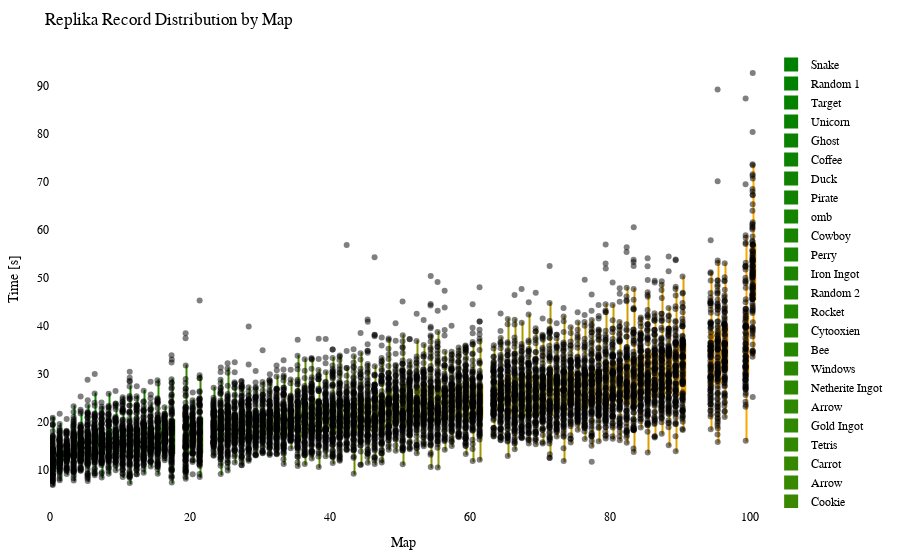

The notebook cell saved with this chart:
### Code cell
import plotly.graph_objects as go
import plotly.io as pio
from matplotlib.colors import LinearSegmentedColormap, to_hex

df = getRecordsDataframe(minigame="Replika")

# sort df columns by mean value 
df = df.reindex(df.mean().sort_values().index, axis=1)

# drop sum column
df = df.drop(columns=["Sum"])

# replace 25 with NaN
df = df.replace(25, np.nan)

# remove "ms " from column names
df.columns = df.columns.str.replace('ms ', '')

# Exclude the first column (assuming it's the column you don't want to include)
df_to_html = df.iloc[:, 1:]

# Calculate the offset for centering the data points
num_columns = len(df_to_html.columns)
offset = 0.5

# Create a green to orange gradient
cmap = LinearSegmentedColormap.from_list("green_orange", ["green", "orange"])
colors = [to_hex(cmap(i / (num_columns - 1))) for i in range(num_columns)]

# Create a Swarm plot using Plotly
fig = go.Figure()

for i, (column, color) in enumerate(zip(df_to_html.columns, colors)):
    x_values = [i + offset] * len(df_to_html[column])  # Adjust x-values with offset for horizontal centering
    fig.add_trace(go.Box(x=x_values,
                         y=df_to_html[column],
                         name=column,
                         boxpoints='all',
                         pointpos=-0.5,  # Adjust point position to prevent overlapping
                         marker=dict(color='rgba(0,0,0,0.5)', size=6),  # Adjust marker color and size
                         line=dict(color=color),
                         fillcolor=color,
                         hovertext=df_to_html.index,
                         hoverinfo='name+text+y',
                         showlegend=True))

fig.update_layout(title="Replika Record Distribution by Map",
                  xaxis=dict(title="Map"),
                  yaxis=dict(title="Time [s]"),
                  showlegend=True,
                  font=dict(family="Arial", size=12, color="black"),  # Customize font
                  plot_bgcolor="white",  # Set background color
                  margin=dict(l=50, r=50, t=50, b=50),  # Adjust margins for better layout
                  )

# Show the figure
fig.show()

# Export the plot to an HTML file
pio.write_html(fig, "out/repl_swarm_plot.html")

### Figure 1 — Plotly figure (JSON) as saved in the notebook; plotly's stock layout.template omitted (floating-point values rounded to 4 significant figures; data arrays with more than 128 entries replaced by an {"elided": "..."} marker saying what was removed)
{"data": [{"boxpoints": "all", "fillcolor": "#008000", "hoverinfo": "name+text+y", "hovertext": {"elided": "153 str values"}, "line": {"color": "#008000"}, "marker": {"color": "rgba(0,0,0,0.5)", "size": 6}, "name": "Snake", "pointpos": -0.5, "showlegend": true, "type": "box", "x": {"elided": "153 float values"}, "y": {"elided": "153 float values"}}, {"boxpoints": "all", "fillcolor": "#028000", "hoverinfo": "name+text+y", "hovertext": {"elided": "153 str values"}, "line": {"color": "#028000"}, "marker": {"color": "rgba(0,0,0,0.5)", "size": 6}, "name": "Random 1", "pointpos": -0.5, "showlegend": true, "type": "box", "x": {"elided": "153 float values"}, "y": {"elided": "153 float values"}}, {"boxpoints": "all", "fillcolor": "#058100", "hoverinfo": "name+text+y", "hovertext": {"elided": "153 str values"}, "line": {"color": "#058100"}, "marker": {"color": "rgba(0,0,0,0.5)", "size": 6}, "name": "Target", "pointpos": -0.5, "showlegend": true, "type": "box", "x": {"elided": "153 float values"}, "y": {"elided": "153 float values"}}, {"boxpoints": "all", "fillcolor": "#078100", "hoverinfo": "name+text+y", "hovertext": {"elided": "153 str values"}, "line": {"color": "#078100"}, "marker": {"color": "rgba(0,0,0,0.5)", "size": 6}, "name": "Unicorn", "pointpos": -0.5, "showlegend": true, "type": "box", "x": {"elided": "153 float values"}, "y": {"elided": "153 float values"}}, {"boxpoints": "all", "fillcolor": "#0a8100", "hoverinfo": "name+text+y", "hovertext": {"elided": "153 str values"}, "line": {"color": "#0a8100"}, "marker": {"color": "rgba(0,0,0,0.5)", "size": 6}, "name": "Ghost", "pointpos": -0.5, "showlegend": true, "type": "box", "x": {"elided": "153 float values"}, "y": {"elided": "153 float values"}}, {"boxpoints": "all", "fillcolor": "#0c8200", "hoverinfo": "name+text+y", "hovertext": {"elided": "153 str values"}, "line": {"color": "#0c8200"}, "marker": {"color": "rgba(0,0,0,0.5)", "size": 6}, "name": "Coffee", "pointpos": -0.5, "showlegend": true, "type": "box", "x": {"elided": "153 float values"}, "y": {"elided": "153 float values"}}, {"boxpoints": "all", "fillcolor": "#0f8200", "hoverinfo": "name+text+y", "hovertext": {"elided": "153 str values"}, "line": {"color": "#0f8200"}, "marker": {"color": "rgba(0,0,0,0.5)", "size": 6}, "name": "Duck", "pointpos": -0.5, "showlegend": true, "type": "box", "x": {"elided": "153 float values"}, "y": {"elided": "153 float values"}}, {"boxpoints": "all", "fillcolor": "#118200", "hoverinfo": "name+text+y", "hovertext": {"elided": "153 str values"}, "line": {"color": "#118200"}, "marker": {"color": "rgba(0,0,0,0.5)", "size": 6}, "name": "Pirate", "pointpos": -0.5, "showlegend": true, "type": "box", "x": {"elided": "153 float values"}, "y": {"elided": "153 float values"}}, {"boxpoints": "all", "fillcolor": "#148300", "hoverinfo": "name+text+y", "hovertext": {"elided": "153 str values"}, "line": {"color": "#148300"}, "marker": {"color": "rgba(0,0,0,0.5)", "size": 6}, "name": "omb", "pointpos": -0.5, "showlegend": true, "type": "box", "x": {"elided": "153 float values"}, "y": {"elided": "153 float values"}}, {"boxpoints": "all", "fillcolor": "#178300", "hoverinfo": "name+text+y", "hovertext": {"elided": "153 str values"}, "line": {"color": "#178300"}, "marker": {"color": "rgba(0,0,0,0.5)", "size": 6}, "name": "Cowboy", "pointpos": -0.5, "showlegend": true, "type": "box", "x": {"elided": "153 float values"}, "y": {"elided": "153 float values"}}, {"boxpoints": "all", "fillcolor": "#198400", "hoverinfo": "name+text+y", "hovertext": {"elided": "153 str values"}, "line": {"color": "#198400"}, "marker": {"color": "rgba(0,0,0,0.5)", "size": 6}, "name": "Perry", "pointpos": -0.5, "showlegend": true, "type": "box", "x": {"elided": "153 float values"}, "y": {"elided": "153 float values"}}, {"boxpoints": "all", "fillcolor": "#1c8400", "hoverinfo": "name+text+y", "hovertext": {"elided": "153 str values"}, "line": {"color": "#1c8400"}, "marker": {"color": "rgba(0,0,0,0.5)", "size": 6}, "name": "Iron Ingot", "pointpos": -0.5, "showlegend": true, "type": "box", "x": {"elided": "153 float values"}, "y": {"elided": "153 float values"}}, {"boxpoints": "all", "fillcolor": "#1e8400", "hoverinfo": "name+text+y", "hovertext": {"elided": "153 str values"}, "line": {"color": "#1e8400"}, "marker": {"color": "rgba(0,0,0,0.5)", "size": 6}, "name": "Random 2", "pointpos": -0.5, "showlegend": true, "type": "box", "x": {"elided": "153 float values"}, "y": {"elided": "153 float values"}}, {"boxpoints": "all", "fillcolor": "#218500", "hoverinfo": "name+text+y", "hovertext": {"elided": "153 str values"}, "line": {"color": "#218500"}, "marker": {"color": "rgba(0,0,0,0.5)", "size": 6}, "name": "Rocket", "pointpos": -0.5, "showlegend": true, "type": "box", "x": {"elided": "153 float values"}, "y": {"elided": "153 float values"}}, {"boxpoints": "all", "fillcolor": "#238500", "hoverinfo": "name+text+y", "hovertext": {"elided": "153 str values"}, "line": {"color": "#238500"}, "marker": {"color": "rgba(0,0,0,0.5)", "size": 6}, "name": "Cytooxien", "pointpos": -0.5, "showlegend": true, "type": "box", "x": {"elided": "153 float values"}, "y": {"elided": "153 float values"}}, {"boxpoints": "all", "fillcolor": "#268600", "hoverinfo": "name+text+y", "hovertext": {"elided": "153 str values"}, "line": {"color": "#268600"}, "marker": {"color": "rgba(0,0,0,0.5)", "size": 6}, "name": "Bee", "pointpos": -0.5, "showlegend": true, "type": "box", "x": {"elided": "153 float values"}, "y": {"elided": "153 float values"}}, {"boxpoints": "all", "fillcolor": "#288600", "hoverinfo": "name+text+y", "hovertext": {"elided": "153 str values"}, "line": {"color": "#288600"}, "marker": {"color": "rgba(0,0,0,0.5)", "size": 6}, "name": "Windows", "pointpos": -0.5, "showlegend": true, "type": "box", "x": {"elided": "153 float values"}, "y": {"elided": "153 float values"}}, {"boxpoints": "all", "fillcolor": "#2b8600", "hoverinfo": "name+text+y", "hovertext": {"elided": "153 str values"}, "line": {"color": "#2b8600"}, "marker": {"color": "rgba(0,0,0,0.5)", "size": 6}, "name": "Netherite Ingot", "pointpos": -0.5, "showlegend": true, "type": "box", "x": {"elided": "153 float values"}, "y": {"elided": "153 float values"}}, {"boxpoints": "all", "fillcolor": "#2e8700", "hoverinfo": "name+text+y", "hovertext": {"elided": "153 str values"}, "line": {"color": "#2e8700"}, "marker": {"color": "rgba(0,0,0,0.5)", "size": 6}, "name": "Arrow", "pointpos": -0.5, "showlegend": true, "type": "box", "x": {"elided": "153 float values"}, "y": {"elided": "153x2 float values"}}, {"boxpoints": "all", "fillcolor": "#308700", "hoverinfo": "name+text+y", "hovertext": {"elided": "153 str values"}, "line": {"color": "#308700"}, "marker": {"color": "rgba(0,0,0,0.5)", "size": 6}, "name": "Gold Ingot", "pointpos": -0.5, "showlegend": true, "type": "box", "x": {"elided": "153 float values"}, "y": {"elided": "153 float values"}}, {"boxpoints": "all", "fillcolor": "#338700", "hoverinfo": "name+text+y", "hovertext": {"elided": "153 str values"}, "line": {"color": "#338700"}, "marker": {"color": "rgba(0,0,0,0.5)", "size": 6}, "name": "Tetris", "pointpos": -0.5, "showlegend": true, "type": "box", "x": {"elided": "153 float values"}, "y": {"elided": "153 float values"}}, {"boxpoints": "all", "fillcolor": "#358800", "hoverinfo": "name+text+y", "hovertext": {"elided": "153 str values"}, "line": {"color": "#358800"}, "marker": {"color": "rgba(0,0,0,0.5)", "size": 6}, "name": "Carrot", "pointpos": -0.5, "showlegend": true, "type": "box", "x": {"elided": "153 float values"}, "y": {"elided": "153 float values"}}, {"boxpoints": "all", "fillcolor": "#388800", "hoverinfo": "name+text+y", "hovertext": {"elided": "153 str values"}, "line": {"color": "#388800"}, "marker": {"color": "rgba(0,0,0,0.5)", "size": 6}, "name": "Arrow", "pointpos": -0.5, "showlegend": true, "type": "box", "x": {"elided": "153 float values"}, "y": {"elided": "153x2 float values"}}, {"boxpoints": "all", "fillcolor": "#3a8800", "hoverinfo": "name+text+y", "hovertext": {"elided": "153 str values"}, "line": {"color": "#3a8800"}, "marker": {"color": "rgba(0,0,0,0.5)", "size": 6}, "name": "Cookie", "pointpos": -0.5, "showlegend": true, "type": "box", "x": {"elided": "153 float values"}, "y": {"elided": "153 float values"}}, {"boxpoints": "all", "fillcolor": "#3d8900", "hoverinfo": "name+text+y", "hovertext": {"elided": "153 str values"}, "line": {"color": "#3d8900"}, "marker": {"color": "rgba(0,0,0,0.5)", "size": 6}, "name": "Krabs", "pointpos": -0.5, "showlegend": true, "type": "box", "x": {"elided": "153 float values"}, "y": {"elided": "153 float values"}}, {"boxpoints": "all", "fillcolor": "#408900", "hoverinfo": "name+text+y", "hovertext": {"elided": "153 str values"}, "line": {"color": "#408900"}, "marker": {"color": "rgba(0,0,0,0.5)", "size": 6}, "name": "Poppy", "pointpos": -0.5, "showlegend": true, "type": "box", "x": {"elided": "153 float values"}, "y": {"elided": "153 float values"}}, {"boxpoints": "all", "fillcolor": "#428a00", "hoverinfo": "name+text+y", "hovertext": {"elided": "153 str values"}, "line": {"color": "#428a00"}, "marker": {"color": "rgba(0,0,0,0.5)", "size": 6}, "name": "Water Temple", "pointpos": -0.5, "showlegend": true, "type": "box", "x": {"elided": "153 float values"}, "y": {"elided": "153 float values"}}, {"boxpoints": "all", "fillcolor": "#458a00", "hoverinfo": "name+text+y", "hovertext": {"elided": "153 str values"}, "line": {"color": "#458a00"}, "marker": {"color": "rgba(0,0,0,0.5)", "size": 6}, "name": "Pacman Ghost", "pointpos": -0.5, "showlegend": true, "type": "box", "x": {"elided": "153 float values"}, "y": {"elided": "153 float values"}}, {"boxpoints": "all", "fillcolor": "#478a00", "hoverinfo": "name+text+y", "hovertext": {"elided": "153 str values"}, "line": {"color": "#478a00"}, "marker": {"color": "rgba(0,0,0,0.5)", "size": 6}, "name": "Koopa", "pointpos": -0.5, "showlegend": true, "type": "box", "x": {"elided": "153 float values"}, "y": {"elided": "153 float values"}}, {"boxpoints": "all", "fillcolor": "#4a8b00", "hoverinfo": "name+text+y", "hovertext": {"elided": "153 str values"}, "line": {"color": "#4a8b00"}, "marker": {"color": "rgba(0,0,0,0.5)", "size": 6}, "name": "Twitch", "pointpos": -0.5, "showlegend": true, "type": "box", "x": {"elided": "153 float values"}, "y": {"elided": "153 float values"}}, {"boxpoints": "all", "fillcolor": "#4c8b00", "hoverinfo": "name+text+y", "hovertext": {"elided": "153 str values"}, "line": {"color": "#4c8b00"}, "marker": {"color": "rgba(0,0,0,0.5)", "size": 6}, "name": "Controller", "pointpos": -0.5, "showlegend": true, "type": "box", "x": {"elided": "153 float values"}, "y": {"elided": "153 float values"}}, {"boxpoints": "all", "fillcolor": "#4f8b00", "hoverinfo": "name+text+y", "hovertext": {"elided": "153 str values"}, "line": {"color": "#4f8b00"}, "marker": {"color": "rgba(0,0,0,0.5)", "size": 6}, "name": "Poke Ball", "pointpos": -0.5, "showlegend": true, "type": "box", "x": {"elided": "153 float values"}, "y": {"elided": "153 float values"}}, {"boxpoints": "all", "fillcolor": "#518c00", "hoverinfo": "name+text+y", "hovertext": {"elided": "153 str values"}, "line": {"color": "#518c00"}, "marker": {"color": "rgba(0,0,0,0.5)", "size": 6}, "name": "Diskette", "pointpos": -0.5, "showlegend": true, "type": "box", "x": {"elided": "153 float values"}, "y": {"elided": "153 float values"}}, {"boxpoints": "all", "fillcolor": "#548c00", "hoverinfo": "name+text+y", "hovertext": {"elided": "153 str values"}, "line": {"color": "#548c00"}, "marker": {"color": "rgba(0,0,0,0.5)", "size": 6}, "name": "Mario", "pointpos": -0.5, "showlegend": true, "type": "box", "x": {"elided": "153 float values"}, "y": {"elided": "153 float values"}}, {"boxpoints": "all", "fillcolor": "#578d00", "hoverinfo": "name+text+y", "hovertext": {"elided": "153 str values"}, "line": {"color": "#578d00"}, "marker": {"color": "rgba(0,0,0,0.5)", "size": 6}, "name": "Camera", "pointpos": -0.5, "showlegend": true, "type": "box", "x": {"elided": "153 float values"}, "y": {"elided": "153 float values"}}, {"boxpoints": "all", "fillcolor": "#598d00", "hoverinfo": "name+text+y", "hovertext": {"elided": "153 str values"}, "line": {"color": "#598d00"}, "marker": {"color": "rgba(0,0,0,0.5)", "size": 6}, "name": "House", "pointpos": -0.5, "showlegend": true, "type": "box", "x": {"elided": "153 float values"}, "y": {"elided": "153 float values"}}, {"boxpoints": "all", "fillcolor": "#5c8d00", "hoverinfo": "name+text+y", "hovertext": {"elided": "153 str values"}, "line": {"color": "#5c8d00"}, "marker": {"color": "rgba(0,0,0,0.5)", "size": 6}, "name": "Caterpie", "pointpos": -0.5, "showlegend": true, "type": "box", "x": {"elided": "153 float values"}, "y": {"elided": "153 float values"}}, {"boxpoints": "all", "fillcolor": "#5e8e00", "hoverinfo": "name+text+y", "hovertext": {"elided": "153 str values"}, "line": {"color": "#5e8e00"}, "marker": {"color": "rgba(0,0,0,0.5)", "size": 6}, "name": "YouTube", "pointpos": -0.5, "showlegend": true, "type": "box", "x": {"elided": "153 float values"}, "y": {"elided": "153 float values"}}, {"boxpoints": "all", "fillcolor": "#618e00", "hoverinfo": "name+text+y", "hovertext": {"elided": "153 str values"}, "line": {"color": "#618e00"}, "marker": {"color": "rgba(0,0,0,0.5)", "size": 6}, "name": "Baby Yoda", "pointpos": -0.5, "showlegend": true, "type": "box", "x": {"elided": "153 float values"}, "y": {"elided": "153 float values"}}, {"boxpoints": "all", "fillcolor": "#638e00", "hoverinfo": "name+text+y", "hovertext": {"elided": "153 str values"}, "line": {"color": "#638e00"}, "marker": {"color": "rgba(0,0,0,0.5)", "size": 6}, "name": "Parrot", "pointpos": -0.5, "showlegend": true, "type": "box", "x": {"elided": "153 float values"}, "y": {"elided": "153 float values"}}, {"boxpoints": "all", "fillcolor": "#668f00", "hoverinfo": "name+text+y", "hovertext": {"elided": "153 str values"}, "line": {"color": "#668f00"}, "marker": {"color": "rgba(0,0,0,0.5)", "size": 6}, "name": "Sonic", "pointpos": -0.5, "showlegend": true, "type": "box", "x": {"elided": "153 float values"}, "y": {"elided": "153 float values"}}, {"boxpoints": "all", "fillcolor": "#688f00", "hoverinfo": "name+text+y", "hovertext": {"elided": "153 str values"}, "line": {"color": "#688f00"}, "marker": {"color": "rgba(0,0,0,0.5)", "size": 6}, "name": "Chicken", "pointpos": -0.5, "showlegend": true, "type": "box", "x": {"elided": "153 float values"}, "y": {"elided": "153 float values"}}, {"boxpoints": "all", "fillcolor": "#6b9000", "hoverinfo": "name+text+y", "hovertext": {"elided": "153 str values"}, "line": {"color": "#6b9000"}, "marker": {"color": "rgba(0,0,0,0.5)", "size": 6}, "name": "Twitter", "pointpos": -0.5, "showlegend": true, "type": "box", "x": {"elided": "153 float values"}, "y": {"elided": "153 float values"}}, {"boxpoints": "all", "fillcolor": "#6e9000", "hoverinfo": "name+text+y", "hovertext": {"elided": "153 str values"}, "line": {"color": "#6e9000"}, "marker": {"color": "rgba(0,0,0,0.5)", "size": 6}, "name": "Excavator", "pointpos": -0.5, "showlegend": true, "type": "box", "x": {"elided": "153 float values"}, "y": {"elided": "153 float values"}}, {"boxpoints": "all", "fillcolor": "#709000", "hoverinfo": "name+text+y", "hovertext": {"elided": "153 str values"}, "line": {"color": "#709000"}, "marker": {"color": "rgba(0,0,0,0.5)", "size": 6}, "name": "Fox", "pointpos": -0.5, "showlegend": true, "type": "box", "x": {"elided": "153 float values"}, "y": {"elided": "153 float values"}}, {"boxpoints": "all", "fillcolor": "#739100", "hoverinfo": "name+text+y", "hovertext": {"elided": "153 str values"}, "line": {"color": "#739100"}, "marker": {"color": "rgba(0,0,0,0.5)", "size": 6}, "name": "Frog", "pointpos": -0.5, "showlegend": true, "type": "box", "x": {"elided": "153 float values"}, "y": {"elided": "153 float values"}}, {"boxpoints": "all", "fillcolor": "#759100", "hoverinfo": "name+text+y", "hovertext": {"elided": "153 str values"}, "line": {"color": "#759100"}, "marker": {"color": "rgba(0,0,0,0.5)", "size": 6}, "name": "Egg", "pointpos": -0.5, "showlegend": true, "type": "box", "x": {"elided": "153 float values"}, "y": {"elided": "153 float values"}}, {"boxpoints": "all", "fillcolor": "#789100", "hoverinfo": "name+text+y", "hovertext": {"elided": "153 str values"}, "line": {"color": "#789100"}, "marker": {"color": "rgba(0,0,0,0.5)", "size": 6}, "name": "of Meat", "pointpos": -0.5, "showlegend": true, "type": "box", "x": {"elided": "153 float values"}, "y": {"elided": "153 float values"}}, {"boxpoints": "all", "fillcolor": "#7a9200", "hoverinfo": "name+text+y", "hovertext": {"elided": "153 str values"}, "line": {"color": "#7a9200"}, "marker": {"color": "rgba(0,0,0,0.5)", "size": 6}, "name": "Tree", "pointpos": -0.5, "showlegend": true, "type": "box", "x": {"elided": "153 float values"}, "y": {"elided": "153 float values"}}, {"boxpoints": "all", "fillcolor": "#7d9200", "hoverinfo": "name+text+y", "hovertext": {"elided": "153 str values"}, "line": {"color": "#7d9200"}, "marker": {"color": "rgba(0,0,0,0.5)", "size": 6}, "name": "Thinking 2", "pointpos": -0.5, "showlegend": true, "type": "box", "x": {"elided": "153 float values"}, "y": {"elided": "153 float values"}}, {"boxpoints": "all", "fillcolor": "#809300", "hoverinfo": "name+text+y", "hovertext": {"elided": "153 str values"}, "line": {"color": "#809300"}, "marker": {"color": "rgba(0,0,0,0.5)", "size": 6}, "name": "The Sea", "pointpos": -0.5, "showlegend": true, "type": "box", "x": {"elided": "153 float values"}, "y": {"elided": "153 float values"}}, {"boxpoints": "all", "fillcolor": "#829300", "hoverinfo": "name+text+y", "hovertext": {"elided": "153 str values"}, "line": {"color": "#829300"}, "marker": {"color": "rgba(0,0,0,0.5)", "size": 6}, "name": "Thinking", "pointpos": -0.5, "showlegend": true, "type": "box", "x": {"elided": "153 float values"}, "y": {"elided": "153 float values"}}, {"boxpoints": "all", "fillcolor": "#859300", "hoverinfo": "name+text+y", "hovertext": {"elided": "153 str values"}, "line": {"color": "#859300"}, "marker": {"color": "rgba(0,0,0,0.5)", "size": 6}, "name": "ppHop 2", "pointpos": -0.5, "showlegend": true, "type": "box", "x": {"elided": "153 float values"}, "y": {"elided": "153 float values"}}, {"boxpoints": "all", "fillcolor": "#879400", "hoverinfo": "name+text+y", "hovertext": {"elided": "153 str values"}, "line": {"color": "#879400"}, "marker": {"color": "rgba(0,0,0,0.5)", "size": 6}, "name": "Heart", "pointpos": -0.5, "showlegend": true, "type": "box", "x": {"elided": "153 float values"}, "y": {"elided": "153 float values"}}, {"boxpoints": "all", "fillcolor": "#8a9400", "hoverinfo": "name+text+y", "hovertext": {"elided": "153 str values"}, "line": {"color": "#8a9400"}, "marker": {"color": "rgba(0,0,0,0.5)", "size": 6}, "name": "Pizza", "pointpos": -0.5, "showlegend": true, "type": "box", "x": {"elided": "153 float values"}, "y": {"elided": "153 float values"}}, {"boxpoints": "all", "fillcolor": "#8c9400", "hoverinfo": "name+text+y", "hovertext": {"elided": "153 str values"}, "line": {"color": "#8c9400"}, "marker": {"color": "rgba(0,0,0,0.5)", "size": 6}, "name": "Sheep", "pointpos": -0.5, "showlegend": true, "type": "box", "x": {"elided": "153 float values"}, "y": {"elided": "153 float values"}}, {"boxpoints": "all", "fillcolor": "#8f9500", "hoverinfo": "name+text+y", "hovertext": {"elided": "153 str values"}, "line": {"color": "#8f9500"}, "marker": {"color": "rgba(0,0,0,0.5)", "size": 6}, "name": "Up", "pointpos": -0.5, "showlegend": true, "type": "box", "x": {"elided": "153 float values"}, "y": {"elided": "153 float values"}}, {"boxpoints": "all", "fillcolor": "#919500", "hoverinfo": "name+text+y", "hovertext": {"elided": "153 str values"}, "line": {"color": "#919500"}, "marker": {"color": "rgba(0,0,0,0.5)", "size": 6}, "name": "Skeleton", "pointpos": -0.5, "showlegend": true, "type": "box", "x": {"elided": "153 float values"}, "y": {"elided": "153 float values"}}, {"boxpoints": "all", "fillcolor": "#949500", "hoverinfo": "name+text+y", "hovertext": {"elided": "153 str values"}, "line": {"color": "#949500"}, "marker": {"color": "rgba(0,0,0,0.5)", "size": 6}, "name": "Among Us", "pointpos": -0.5, "showlegend": true, "type": "box", "x": {"elided": "153 float values"}, "y": {"elided": "153 float values"}}, {"boxpoints": "all", "fillcolor": "#979600", "hoverinfo": "name+text+y", "hovertext": {"elided": "153 str values"}, "line": {"color": "#979600"}, "marker": {"color": "rgba(0,0,0,0.5)", "size": 6}, "name": "French Fries", "pointpos": -0.5, "showlegend": true, "type": "box", "x": {"elided": "153 float values"}, "y": {"elided": "153 float values"}}, {"boxpoints": "all", "fillcolor": "#999600", "hoverinfo": "name+text+y", "hovertext": {"elided": "153 str values"}, "line": {"color": "#999600"}, "marker": {"color": "rgba(0,0,0,0.5)", "size": 6}, "name": "Mountain", "pointpos": -0.5, "showlegend": true, "type": "box", "x": {"elided": "153 float values"}, "y": {"elided": "153 float values"}}, {"boxpoints": "all", "fillcolor": "#9c9700", "hoverinfo": "name+text+y", "hovertext": {"elided": "153 str values"}, "line": {"color": "#9c9700"}, "marker": {"color": "rgba(0,0,0,0.5)", "size": 6}, "name": "Cherry", "pointpos": -0.5, "showlegend": true, "type": "box", "x": {"elided": "153 float values"}, "y": {"elided": "153 float values"}}, {"boxpoints": "all", "fillcolor": "#9e9700", "hoverinfo": "name+text+y", "hovertext": {"elided": "153 str values"}, "line": {"color": "#9e9700"}, "marker": {"color": "rgba(0,0,0,0.5)", "size": 6}, "name": "Cow", "pointpos": -0.5, "showlegend": true, "type": "box", "x": {"elided": "153 float values"}, "y": {"elided": "153x2 float values"}}, {"boxpoints": "all", "fillcolor": "#a19700", "hoverinfo": "name+text+y", "hovertext": {"elided": "153 str values"}, "line": {"color": "#a19700"}, "marker": {"color": "rgba(0,0,0,0.5)", "size": 6}, "name": "Blue Monster", "pointpos": -0.5, "showlegend": true, "type": "box", "x": {"elided": "153 float values"}, "y": {"elided": "153 float values"}}, {"boxpoints": "all", "fillcolor": "#a39800", "hoverinfo": "name+text+y", "hovertext": {"elided": "153 str values"}, "line": {"color": "#a39800"}, "marker": {"color": "rgba(0,0,0,0.5)", "size": 6}, "name": "Hourglass", "pointpos": -0.5, "showlegend": true, "type": "box", "x": {"elided": "153 float values"}, "y": {"elided": "153 float values"}}, {"boxpoints": "all", "fillcolor": "#a69800", "hoverinfo": "name+text+y", "hovertext": {"elided": "153 str values"}, "line": {"color": "#a69800"}, "marker": {"color": "rgba(0,0,0,0.5)", "size": 6}, "name": "Eevee", "pointpos": -0.5, "showlegend": true, "type": "box", "x": {"elided": "153 float values"}, "y": {"elided": "153 float values"}}, {"boxpoints": "all", "fillcolor": "#a89800", "hoverinfo": "name+text+y", "hovertext": {"elided": "153 str values"}, "line": {"color": "#a89800"}, "marker": {"color": "rgba(0,0,0,0.5)", "size": 6}, "name": "Wizard", "pointpos": -0.5, "showlegend": true, "type": "box", "x": {"elided": "153 float values"}, "y": {"elided": "153 float values"}}, {"boxpoints": "all", "fillcolor": "#ab9900", "hoverinfo": "name+text+y", "hovertext": {"elided": "153 str values"}, "line": {"color": "#ab9900"}, "marker": {"color": "rgba(0,0,0,0.5)", "size": 6}, "name": "Galaxian Alien", "pointpos": -0.5, "showlegend": true, "type": "box", "x": {"elided": "153 float values"}, "y": {"elided": "153 float values"}}, {"boxpoints": "all", "fillcolor": "#ae9900", "hoverinfo": "name+text+y", "hovertext": {"elided": "153 str values"}, "line": {"color": "#ae9900"}, "marker": {"color": "rgba(0,0,0,0.5)", "size": 6}, "name": "Zombie", "pointpos": -0.5, "showlegend": true, "type": "box", "x": {"elided": "153 float values"}, "y": {"elided": "153 float values"}}, {"boxpoints": "all", "fillcolor": "#b09a00", "hoverinfo": "name+text+y", "hovertext": {"elided": "153 str values"}, "line": {"color": "#b09a00"}, "marker": {"color": "rgba(0,0,0,0.5)", "size": 6}, "name": "ppHop 1", "pointpos": -0.5, "showlegend": true, "type": "box", "x": {"elided": "153 float values"}, "y": {"elided": "153 float values"}}, {"boxpoints": "all", "fillcolor": "#b39a00", "hoverinfo": "name+text+y", "hovertext": {"elided": "153 str values"}, "line": {"color": "#b39a00"}, "marker": {"color": "rgba(0,0,0,0.5)", "size": 6}, "name": "Spider", "pointpos": -0.5, "showlegend": true, "type": "box", "x": {"elided": "153 float values"}, "y": {"elided": "153 float values"}}, {"boxpoints": "all", "fillcolor": "#b59a00", "hoverinfo": "name+text+y", "hovertext": {"elided": "153 str values"}, "line": {"color": "#b59a00"}, "marker": {"color": "rgba(0,0,0,0.5)", "size": 6}, "name": "Penguin", "pointpos": -0.5, "showlegend": true, "type": "box", "x": {"elided": "153 float values"}, "y": {"elided": "153 float values"}}, {"boxpoints": "all", "fillcolor": "#b89b00", "hoverinfo": "name+text+y", "hovertext": {"elided": "153 str values"}, "line": {"color": "#b89b00"}, "marker": {"color": "rgba(0,0,0,0.5)", "size": 6}, "name": "Turtle", "pointpos": -0.5, "showlegend": true, "type": "box", "x": {"elided": "153 float values"}, "y": {"elided": "153 float values"}}, {"boxpoints": "all", "fillcolor": "#ba9b00", "hoverinfo": "name+text+y", "hovertext": {"elided": "153 str values"}, "line": {"color": "#ba9b00"}, "marker": {"color": "rgba(0,0,0,0.5)", "size": 6}, "name": "Mouse", "pointpos": -0.5, "showlegend": true, "type": "box", "x": {"elided": "153 float values"}, "y": {"elided": "153 float values"}}, {"boxpoints": "all", "fillcolor": "#bd9b00", "hoverinfo": "name+text+y", "hovertext": {"elided": "153 str values"}, "line": {"color": "#bd9b00"}, "marker": {"color": "rgba(0,0,0,0.5)", "size": 6}, "name": "Slime", "pointpos": -0.5, "showlegend": true, "type": "box", "x": {"elided": "153 float values"}, "y": {"elided": "153 float values"}}, {"boxpoints": "all", "fillcolor": "#c09c00", "hoverinfo": "name+text+y", "hovertext": {"elided": "153 str values"}, "line": {"color": "#c09c00"}, "marker": {"color": "rgba(0,0,0,0.5)", "size": 6}, "name": "Instagram", "pointpos": -0.5, "showlegend": true, "type": "box", "x": {"elided": "153 float values"}, "y": {"elided": "153 float values"}}, {"boxpoints": "all", "fillcolor": "#c29c00", "hoverinfo": "name+text+y", "hovertext": {"elided": "153 str values"}, "line": {"color": "#c29c00"}, "marker": {"color": "rgba(0,0,0,0.5)", "size": 6}, "name": "muss los", "pointpos": -0.5, "showlegend": true, "type": "box", "x": {"elided": "153 float values"}, "y": {"elided": "153 float values"}}, {"boxpoints": "all", "fillcolor": "#c59d00", "hoverinfo": "name+text+y", "hovertext": {"elided": "153 str values"}, "line": {"color": "#c59d00"}, "marker": {"color": "rgba(0,0,0,0.5)", "size": 6}, "name": "Skeleton Skull", "pointpos": -0.5, "showlegend": true, "type": "box", "x": {"elided": "153 float values"}, "y": {"elided": "153 float values"}}, {"boxpoints": "all", "fillcolor": "#c79d00", "hoverinfo": "name+text+y", "hovertext": {"elided": "153 str values"}, "line": {"color": "#c79d00"}, "marker": {"color": "rgba(0,0,0,0.5)", "size": 6}, "name": "Charizard", "pointpos": -0.5, "showlegend": true, "type": "box", "x": {"elided": "153 float values"}, "y": {"elided": "153 float values"}}, {"boxpoints": "all", "fillcolor": "#ca9d00", "hoverinfo": "name+text+y", "hovertext": {"elided": "153 str values"}, "line": {"color": "#ca9d00"}, "marker": {"color": "rgba(0,0,0,0.5)", "size": 6}, "name": "Blinky", "pointpos": -0.5, "showlegend": true, "type": "box", "x": {"elided": "153 float values"}, "y": {"elided": "153 float values"}}, {"boxpoints": "all", "fillcolor": "#cc9e00", "hoverinfo": "name+text+y", "hovertext": {"elided": "153 str values"}, "line": {"color": "#cc9e00"}, "marker": {"color": "rgba(0,0,0,0.5)", "size": 6}, "name": "Cake", "pointpos": -0.5, "showlegend": true, "type": "box", "x": {"elided": "153 float values"}, "y": {"elided": "153 float values"}}, {"boxpoints": "all", "fillcolor": "#cf9e00", "hoverinfo": "name+text+y", "hovertext": {"elided": "153 str values"}, "line": {"color": "#cf9e00"}, "marker": {"color": "rgba(0,0,0,0.5)", "size": 6}, "name": "Globe", "pointpos": -0.5, "showlegend": true, "type": "box", "x": {"elided": "153 float values"}, "y": {"elided": "153 float values"}}, {"boxpoints": "all", "fillcolor": "#d19e00", "hoverinfo": "name+text+y", "hovertext": {"elided": "153 str values"}, "line": {"color": "#d19e00"}, "marker": {"color": "rgba(0,0,0,0.5)", "size": 6}, "name": "Princess", "pointpos": -0.5, "showlegend": true, "type": "box", "x": {"elided": "153 float values"}, "y": {"elided": "153 float values"}}, {"boxpoints": "all", "fillcolor": "#d49f00", "hoverinfo": "name+text+y", "hovertext": {"elided": "153 str values"}, "line": {"color": "#d49f00"}, "marker": {"color": "rgba(0,0,0,0.5)", "size": 6}, "name": "Apple", "pointpos": -0.5, "showlegend": true, "type": "box", "x": {"elided": "153 float values"}, "y": {"elided": "153 float values"}}, {"boxpoints": "all", "fillcolor": "#d79f00", "hoverinfo": "name+text+y", "hovertext": {"elided": "153 str values"}, "line": {"color": "#d79f00"}, "marker": {"color": "rgba(0,0,0,0.5)", "size": 6}, "name": "TNT", "pointpos": -0.5, "showlegend": true, "type": "box", "x": {"elided": "153 float values"}, "y": {"elided": "153 float values"}}, {"boxpoints": "all", "fillcolor": "#d99f00", "hoverinfo": "name+text+y", "hovertext": {"elided": "153 str values"}, "line": {"color": "#d99f00"}, "marker": {"color": "rgba(0,0,0,0.5)", "size": 6}, "name": "Kitty", "pointpos": -0.5, "showlegend": true, "type": "box", "x": {"elided": "153 float values"}, "y": {"elided": "153 float values"}}, {"boxpoints": "all", "fillcolor": "#dca000", "hoverinfo": "name+text+y", "hovertext": {"elided": "153 str values"}, "line": {"color": "#dca000"}, "marker": {"color": "rgba(0,0,0,0.5)", "size": 6}, "name": "Smurf", "pointpos": -0.5, "showlegend": true, "type": "box", "x": {"elided": "153 float values"}, "y": {"elided": "153 float values"}}, {"boxpoints": "all", "fillcolor": "#dea000", "hoverinfo": "name+text+y", "hovertext": {"elided": "153 str values"}, "line": {"color": "#dea000"}, "marker": {"color": "rgba(0,0,0,0.5)", "size": 6}, "name": "Mooshroom", "pointpos": -0.5, "showlegend": true, "type": "box", "x": {"elided": "153 float values"}, "y": {"elided": "153 float values"}}, {"boxpoints": "all", "fillcolor": "#e1a100", "hoverinfo": "name+text+y", "hovertext": {"elided": "153 str values"}, "line": {"color": "#e1a100"}, "marker": {"color": "rgba(0,0,0,0.5)", "size": 6}, "name": "Robin Hood", "pointpos": -0.5, "showlegend": true, "type": "box", "x": {"elided": "153 float values"}, "y": {"elided": "153 float values"}}, {"boxpoints": "all", "fillcolor": "#e3a100", "hoverinfo": "name+text+y", "hovertext": {"elided": "153 str values"}, "line": {"color": "#e3a100"}, "marker": {"color": "rgba(0,0,0,0.5)", "size": 6}, "name": "Toad", "pointpos": -0.5, "showlegend": true, "type": "box", "x": {"elided": "153 float values"}, "y": {"elided": "153 float values"}}, {"boxpoints": "all", "fillcolor": "#e6a100", "hoverinfo": "name+text+y", "hovertext": {"elided": "153 str values"}, "line": {"color": "#e6a100"}, "marker": {"color": "rgba(0,0,0,0.5)", "size": 6}, "name": "Guardian", "pointpos": -0.5, "showlegend": true, "type": "box", "x": {"elided": "153 float values"}, "y": {"elided": "153 float values"}}, {"boxpoints": "all", "fillcolor": "#e8a200", "hoverinfo": "name+text+y", "hovertext": {"elided": "153 str values"}, "line": {"color": "#e8a200"}, "marker": {"color": "rgba(0,0,0,0.5)", "size": 6}, "name": "Cow", "pointpos": -0.5, "showlegend": true, "type": "box", "x": {"elided": "153 float values"}, "y": {"elided": "153x2 float values"}}, {"boxpoints": "all", "fillcolor": "#eba200", "hoverinfo": "name+text+y", "hovertext": {"elided": "153 str values"}, "line": {"color": "#eba200"}, "marker": {"color": "rgba(0,0,0,0.5)", "size": 6}, "name": "Doge", "pointpos": -0.5, "showlegend": true, "type": "box", "x": {"elided": "153 float values"}, "y": {"elided": "153x2 float values"}}, {"boxpoints": "all", "fillcolor": "#eea300", "hoverinfo": "name+text+y", "hovertext": {"elided": "153 str values"}, "line": {"color": "#eea300"}, "marker": {"color": "rgba(0,0,0,0.5)", "size": 6}, "name": "Doge", "pointpos": -0.5, "showlegend": true, "type": "box", "x": {"elided": "153 float values"}, "y": {"elided": "153x2 float values"}}, {"boxpoints": "all", "fillcolor": "#f0a300", "hoverinfo": "name+text+y", "hovertext": {"elided": "153 str values"}, "line": {"color": "#f0a300"}, "marker": {"color": "rgba(0,0,0,0.5)", "size": 6}, "name": "Kirby", "pointpos": -0.5, "showlegend": true, "type": "box", "x": {"elided": "153 float values"}, "y": {"elided": "153 float values"}}, {"boxpoints": "all", "fillcolor": "#f3a300", "hoverinfo": "name+text+y", "hovertext": {"elided": "153 str values"}, "line": {"color": "#f3a300"}, "marker": {"color": "rgba(0,0,0,0.5)", "size": 6}, "name": "Ender Pearl", "pointpos": -0.5, "showlegend": true, "type": "box", "x": {"elided": "153 float values"}, "y": {"elided": "153 float values"}}, {"boxpoints": "all", "fillcolor": "#f5a400", "hoverinfo": "name+text+y", "hovertext": {"elided": "153 str values"}, "line": {"color": "#f5a400"}, "marker": {"color": "rgba(0,0,0,0.5)", "size": 6}, "name": "Piranha Plant", "pointpos": -0.5, "showlegend": true, "type": "box", "x": {"elided": "153 float values"}, "y": {"elided": "153 float values"}}, {"boxpoints": "all", "fillcolor": "#f8a400", "hoverinfo": "name+text+y", "hovertext": {"elided": "153 str values"}, "line": {"color": "#f8a400"}, "marker": {"color": "rgba(0,0,0,0.5)", "size": 6}, "name": "Deadpool", "pointpos": -0.5, "showlegend": true, "type": "box", "x": {"elided": "153 float values"}, "y": {"elided": "153x2 float values"}}, {"boxpoints": "all", "fillcolor": "#faa400", "hoverinfo": "name+text+y", "hovertext": {"elided": "153 str values"}, "line": {"color": "#faa400"}, "marker": {"color": "rgba(0,0,0,0.5)", "size": 6}, "name": "Deadpool", "pointpos": -0.5, "showlegend": true, "type": "box", "x": {"elided": "153 float values"}, "y": {"elided": "153x2 float values"}}, {"boxpoints": "all", "fillcolor": "#fda500", "hoverinfo": "name+text+y", "hovertext": {"elided": "153 str values"}, "line": {"color": "#fda500"}, "marker": {"color": "rgba(0,0,0,0.5)", "size": 6}, "name": "Pikachu", "pointpos": -0.5, "showlegend": true, "type": "box", "x": {"elided": "153 float values"}, "y": {"elided": "153 float values"}}, {"boxpoints": "all", "fillcolor": "#ffa500", "hoverinfo": "name+text+y", "hovertext": {"elided": "153 str values"}, "line": {"color": "#ffa500"}, "marker": {"color": "rgba(0,0,0,0.5)", "size": 6}, "name": "Creeper", "pointpos": -0.5, "showlegend": true, "type": "box", "x": {"elided": "153 float values"}, "y": {"elided": "153 float values"}}], "layout": {"font": {"color": "black", "family": "Arial", "size": 12}, "margin": {"b": 50, "l": 50, "r": 50, "t": 50}, "plot_bgcolor": "white", "showlegend": true, "title": {"text": "Replika Record Distribution by Map"}, "xaxis": {"title": {"text": "Map"}}, "yaxis": {"title": {"text": "Time [s]"}}}}
